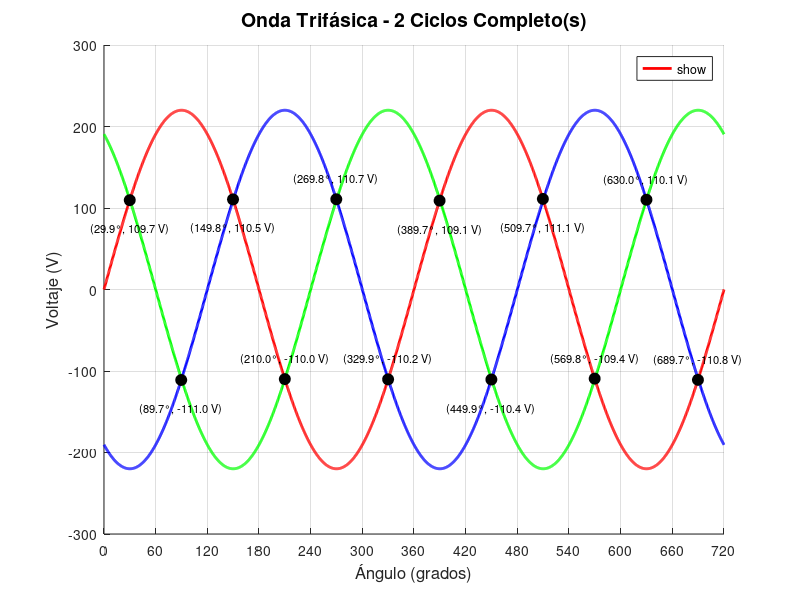

Reproduce this figure in MATLAB. (Note: this script raises an error after producing the figure.)
% Configuración de parámetros
f = 50;              % Frecuencia (Hz)
Vmax = 220;          % Voltaje máximo (V)
fase = 120;          % Desfase entre fases (grados)
ciclos = 2;          % Número de ciclos a graficar

% Rango de ángulos (0 a 720 grados para 2 ciclos)
grados = linspace(0, 360 * ciclos, 2000);

% Convertir grados a radianes para cálculos
radianes = deg2rad(grados);

% Generar las tres fases
fase_A = Vmax * sin(radianes);
fase_B = Vmax * sin(radianes - deg2rad(fase));
fase_C = Vmax * sin(radianes - deg2rad(2*fase));

% Encontrar intersecciones
% Intersecciones entre Fase A y Fase B
intersecciones_AB = find(diff(sign(fase_A - fase_B)) ~= 0);
% Intersecciones entre Fase A y Fase C
intersecciones_AC = find(diff(sign(fase_A - fase_C)) ~= 0);
% Intersecciones entre Fase B y Fase C
intersecciones_BC = find(diff(sign(fase_B - fase_C)) ~= 0);

% Crear la figura
figure('Position', [100, 100, 1000, 700]);
hold on;
grid on;

% Graficar las tres fases
plot(grados, fase_A, 'r', 'LineWidth', 2, 'DisplayName', 'Fase A');
plot(grados, fase_B, 'b', 'LineWidth', 2, 'DisplayName', 'Fase B');
plot(grados, fase_C, 'g', 'LineWidth', 2, 'DisplayName', 'Fase C');

% Marcar intersecciones con puntos y texto
% Intersecciones A-B
for i = 1:min(length(intersecciones_AB), 10) % Limitar a 10 puntos para evitar saturación
    idx = intersecciones_AB(i);
    angulo = grados(idx);
    valor = fase_A(idx);
    plot(angulo, valor, 'ko', 'MarkerSize', 8, 'MarkerFaceColor', 'k');
    if mod(i,2) == 0
        text(angulo, valor + 25, sprintf('(%.1f°, %.1f V)', angulo, valor), ...
            'FontSize', 8, 'HorizontalAlignment', 'center');
    else
        text(angulo, valor - 35, sprintf('(%.1f°, %.1f V)', angulo, valor), ...
            'FontSize', 8, 'HorizontalAlignment', 'center');
    end
end

% Intersecciones A-C
for i = 1:min(length(intersecciones_AC), 10)
    idx = intersecciones_AC(i);
    angulo = grados(idx);
    valor = fase_A(idx);
    plot(angulo, valor, 'ko', 'MarkerSize', 8, 'MarkerFaceColor', 'k');
    if mod(i,2) == 0
        text(angulo, valor + 25, sprintf('(%.1f°, %.1f V)', angulo, valor), ...
            'FontSize', 8, 'HorizontalAlignment', 'center');
    else
        text(angulo, valor - 35, sprintf('(%.1f°, %.1f V)', angulo, valor), ...
            'FontSize', 8, 'HorizontalAlignment', 'center');
    end
end

% Intersecciones B-C
for i = 1:min(length(intersecciones_BC), 10)
    idx = intersecciones_BC(i);
    angulo = grados(idx);
    valor = fase_B(idx);
    plot(angulo, valor, 'ko', 'MarkerSize', 8, 'MarkerFaceColor', 'k');
    if mod(i,2) == 0
        text(angulo, valor + 25, sprintf('(%.1f°, %.1f V)', angulo, valor), ...
            'FontSize', 8, 'HorizontalAlignment', 'center');
    else
        text(angulo, valor - 35, sprintf('(%.1f°, %.1f V)', angulo, valor), ...
            'FontSize', 8, 'HorizontalAlignment', 'center');
    end
end

% Configurar el gráfico
xlabel('Ángulo (grados)', 'FontSize', 12);
ylabel('Voltaje (V)', 'FontSize', 12);
title(sprintf('Onda Trifásica - %d Ciclos Completo(s)', ciclos), 'FontSize', 14);
legend('show', 'Location', 'best');

% Configurar eje x para mostrar grados
xlim([0 360 * ciclos]);
xticks(0:60:360 * ciclos);
xlabel('Ángulo (grados)');

% Añadir líneas de referencia para cada ciclo
for ciclo = 0:ciclos
    xline(360 * ciclo, 'k--', 'LineWidth', 0.8, 'Alpha', 0.7);
    if ciclo < ciclos
        xline(360 * ciclo + 120, 'k--', 'LineWidth', 0.5, 'Alpha', 0.5);
        xline(360 * ciclo + 240, 'k--', 'LineWidth', 0.5, 'Alpha', 0.5);
    end
end
yline(0, 'k--', 'LineWidth', 0.8);

% Añadir etiquetas para los ciclos
for ciclo = 1:ciclos
    text(360 * (ciclo - 0.5), Vmax + 30, sprintf('Ciclo %d', ciclo), ...
        'FontSize', 10, 'HorizontalAlignment', 'center', 'FontWeight', 'bold');
end

hold off;

% Mostrar información de intersecciones en consola
fprintf('\n=== PUNTOS DE INTERSECCIÓN (2 CICLOS) ===\n');

fprintf('\nFase A - Fase B:\n');
for i = 1:min(length(intersecciones_AB), 6) % Mostrar solo los primeros 6
    idx = intersecciones_AB(i);
    fprintf('Ángulo: %.1f°, Voltaje: %.2f V\n', grados(idx), fase_A(idx));
end

fprintf('\nFase A - Fase C:\n');
for i = 1:min(length(intersecciones_AC), 6)
    idx = intersecciones_AC(i);
    fprintf('Ángulo: %.1f°, Voltaje: %.2f V\n', grados(idx), fase_A(idx));
end

fprintf('\nFase B - Fase C:\n');
for i = 1:min(length(intersecciones_BC), 6)
    idx = intersecciones_BC(i);
    fprintf('Ángulo: %.1f°, Voltaje: %.2f V\n', grados(idx), fase_B(idx));
end

% Calcular periodicidad
fprintf('\n=== ANÁLISIS DE PERIODICIDAD ===\n');
fprintf('La señal se repite cada 360° (1 ciclo)\n');
fprintf('Número total de intersecciones A-B en 2 ciclos: %d\n', length(intersecciones_AB));
fprintf('Número total de intersecciones A-C en 2 ciclos: %d\n', length(intersecciones_AC));
fprintf('Número total de intersecciones B-C en 2 ciclos: %d\n', length(intersecciones_BC));